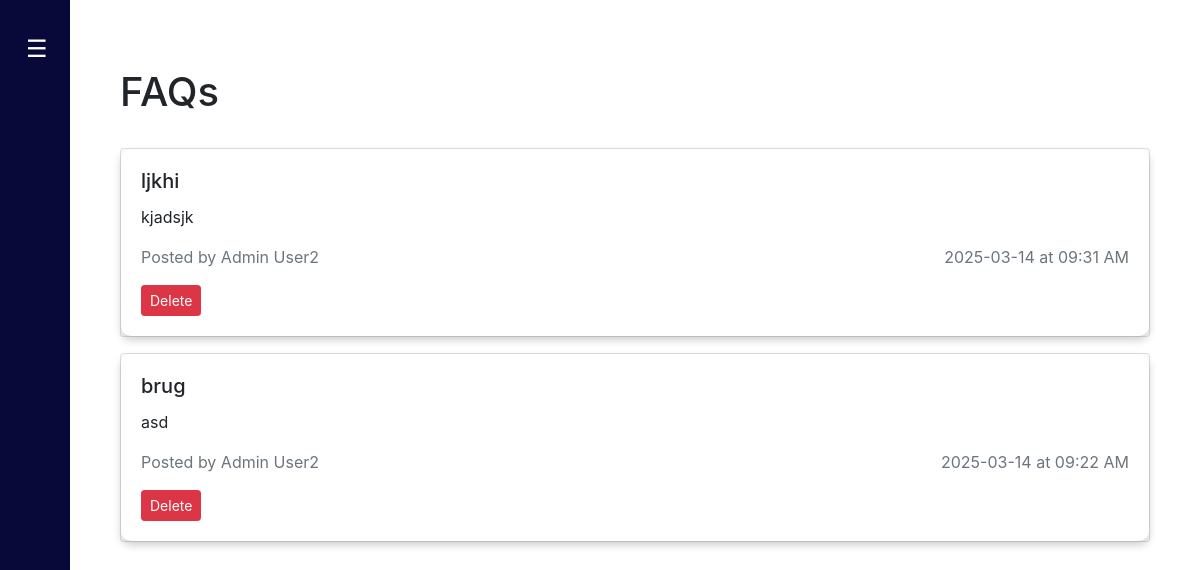
Page /faqs (signed in) on the earlier database version.
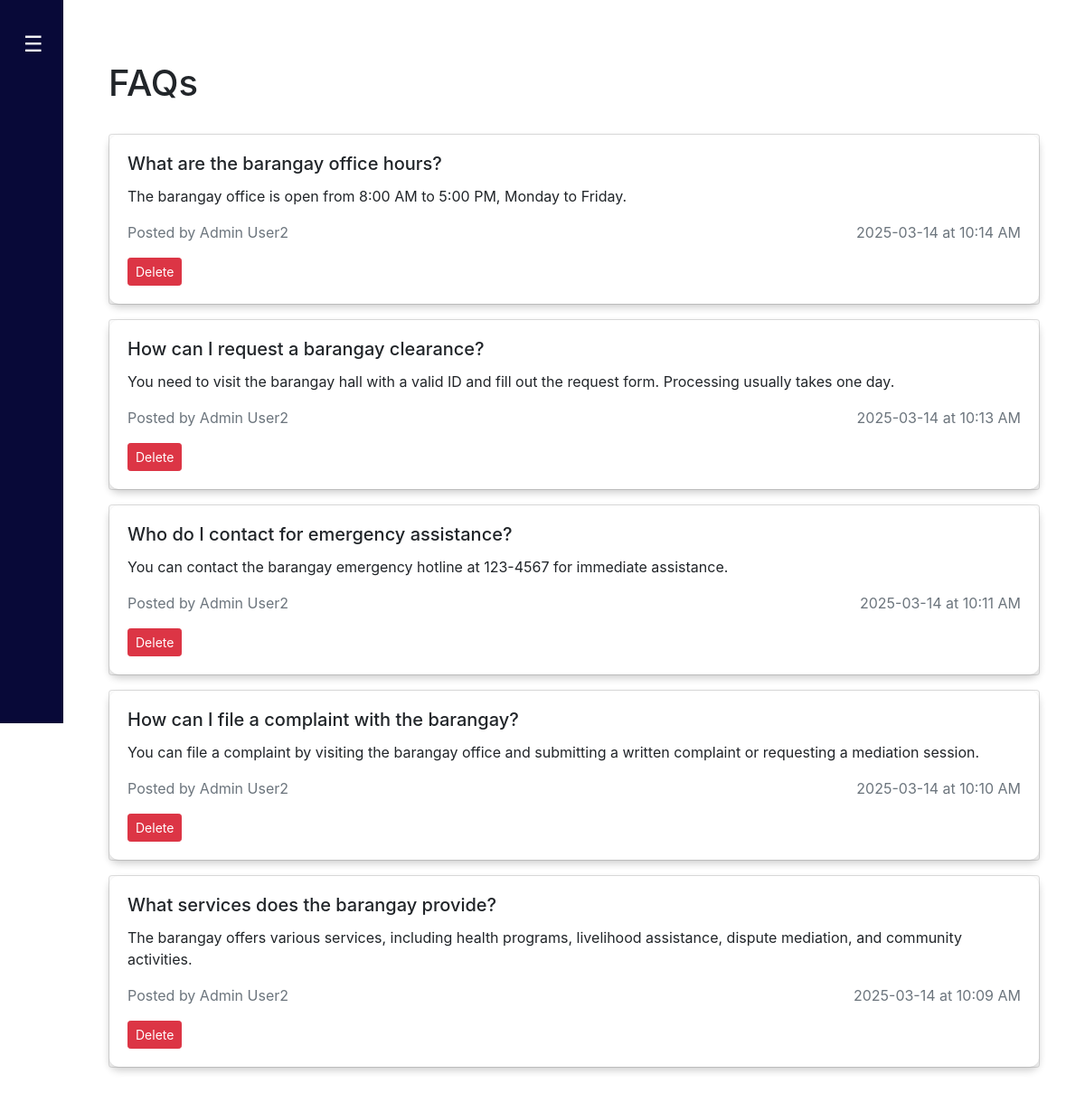
Same page on the later database version.
### Website/models.py (models this page shows, shortened)
class FAQ(db.Model):
    id = db.Column(db.Integer, primary_key=True)
    title = db.Column(db.String(255), nullable=False)  # Title of the FAQ
    content = db.Column(db.Text, nullable=False)  # Content of the FAQ
    created_at = db.Column(db.DateTime, default=db.func.current_timestamp())  # Timestamp
    user_id = db.Column(db.Integer, db.ForeignKey('user.id'), nullable=False)  # User who created the FAQ
    user = db.relationship('User', backref=db.backref('faqs', lazy=True))  # Relationship to User

class User(db.Model, UserMixin):
    id = db.Column(db.Integer, primary_key=True)
    email = db.Column(db.String(150), unique=True, nullable=False)
    firstName = db.Column(db.String(150), nullable=False)  # For first name
    lastName = db.Column(db.String(150), nullable=False)
    password = db.Column(db.String(150), nullable=False)  # For storing password hash
    is_admin = db.Column(db.Boolean, default=False)  # Optional: for admin flag
    address = db.Column(db.String(255), nullable=True)
    birth_date = db.Column(db.Date, nullable=True)
    birth_place = db.Column(db.String(255), nullable=True)
    position = db.Column(db.String(50), nullable=True)  # For officials
    is_verified = db.Column(db.Boolean, default=False)  # Admin approval required
    voter_status = db.Column(db.String(50), default="Pending") #Voter Eligibility Status

### Website/views.py (the view)
@views.route('/faqs')
@login_required
def faqs():
    faqs = FAQ.query.order_by(FAQ.created_at.desc()).all()
    return render_template('faqs.html', faqs=faqs, user=current_user)

### Website/templates/faqs.html (shortened to what this page needs)
{% extends "base.html" %}
{% block content %}
<div class="container">
    <br/>
    <br/>
    <h1>FAQs</h1>
    <br/>
    {% if faqs %}
        {% for faq in faqs %}
            <div class="card mb-3">
                <div class="card-body" style="box-shadow: 0 4px 8px rgba(0, 0, 0, 0.2); border-radius: 10px;">
                    <h5 class="card-title">{{ faq.title }}</h5>
                    <p class="card-text">{{ faq.content }}</p>
                    <p class="text-muted" style="display: flex; justify-content: space-between;">
                        <span>Posted by {{ faq.user.firstName }} {{ faq.user.lastName }}</span>
                        <span>{{ faq.created_at.strftime('%Y-%m-%d at %I:%M %p') }}</span>
                    </p>
                    {% if current_user.id == faq.user_id or current_user.is_admin %}
                        <form action="{{ url_for('views.delete_faq', faq_id=faq.id) }}" method="POST" style="display:inline;">
                            <button type="submit" class="btn btn-danger btn-sm">Delete</button>
                        </form>
                    {% endif %}
                </div>
            </div>
        {% endfor %}
    {% else %}
        <p>No FAQs yet.</p>
    {% endif %}
</div>
{% endblock %}

### Website/templates/base.html (shortened to what this page needs)
<!DOCTYPE html>
<html>
  <head>
    <link
      rel="stylesheet"
      href="https://stackpath.bootstrapcdn.com/bootstrap/4.4.1/css/bootstrap.min.css"
    />
    <link
      rel="stylesheet"
      href="https://stackpath.bootstrapcdn.com/font-awesome/4.7.0/css/font-awesome.min.css"
    />
    <link rel="stylesheet" href="https://cdn.jsdelivr.net/npm/bootstrap-icons@1.11.3/font/bootstrap-icons.min.css">
  </head>
  <body>
<div class="sidebar" id="sidebar">
  <nav class="navbar">
    <button class="toggle-btn" id="toggle-btn">☰</button>
  </nav>
</div>
    <div class="content" id="content">
      <div class="container">{% block content %} {% endblock %}</div>
    </div>
  </body>
</html>

### Website/templates/base.html (style rules this page uses)
body { display: flex; min-height: 100vh; overflow-x: hidden; }
.sidebar { width: 70px; background-color: rgb(8, 9, 56); padding-top: 20px; height: 100vh; position: fixed; transition: width 0.3s ease-in-out; display: flex; flex-direction: column; overflow: hidden; z-index: 1000; }
.navbar { background-color:rgb(8, 9, 56); width: 100%; padding: 10px; display: flex; align-items: center; }
.toggle-btn { background: none; border: none; color: white; font-size: 24px; cursor: pointer; margin-left: 10px; outline: none; }
.content { margin-left: 70px; padding: 20px; width: 100%; transition: margin-left 0.3s ease-in-out; }

Differences in the rows shown:
removed FAQ: title "ljkhi", content "kjadsjk", user.firstName "Admin", user.lastName "User2", created_at "2025-03-14 at 09:31 AM"
removed FAQ: title "brug", content "asd", user.firstName "Admin", user.lastName "User2", created_at "2025-03-14 at 09:22 AM"
added FAQ: title "What are the barangay office hours?", content "The barangay office is open from 8:00 AM to 5:00 PM, Monday to Friday.", user.firstName "Admin", user.lastName "User2", created_at "2025-03-14 at 10:14 AM"
added FAQ: title "How can I request a barangay clearance?", content "You need to visit the barangay hall with a valid ID and fill out the request form. Processing usually takes one day.", user.firstName "Admin", user.lastName "User2", created_at "2025-03-14 at 10:13 AM"
added FAQ: title "Who do I contact for emergency assistance?", content "You can contact the barangay emergency hotline at 123-4567 for immediate assistance.", user.firstName "Admin", user.lastName "User2", created_at "2025-03-14 at 10:11 AM"
added FAQ: title "How can I file a complaint with the barangay?", content "You can file a complaint by visiting the barangay office and submitting a written complaint or requesting a mediation session.", user.firstName "Admin", user.lastName "User2", created_at "2025-03-14 at 10:10 AM"
added FAQ: title "What services does the barangay provide?", content "The barangay offers various services, including health programs, livelihood assistance, dispute mediation, and community activities.", user.firstName "Admin", user.lastName "User2", created_at "2025-03-14 at 10:09 AM"
